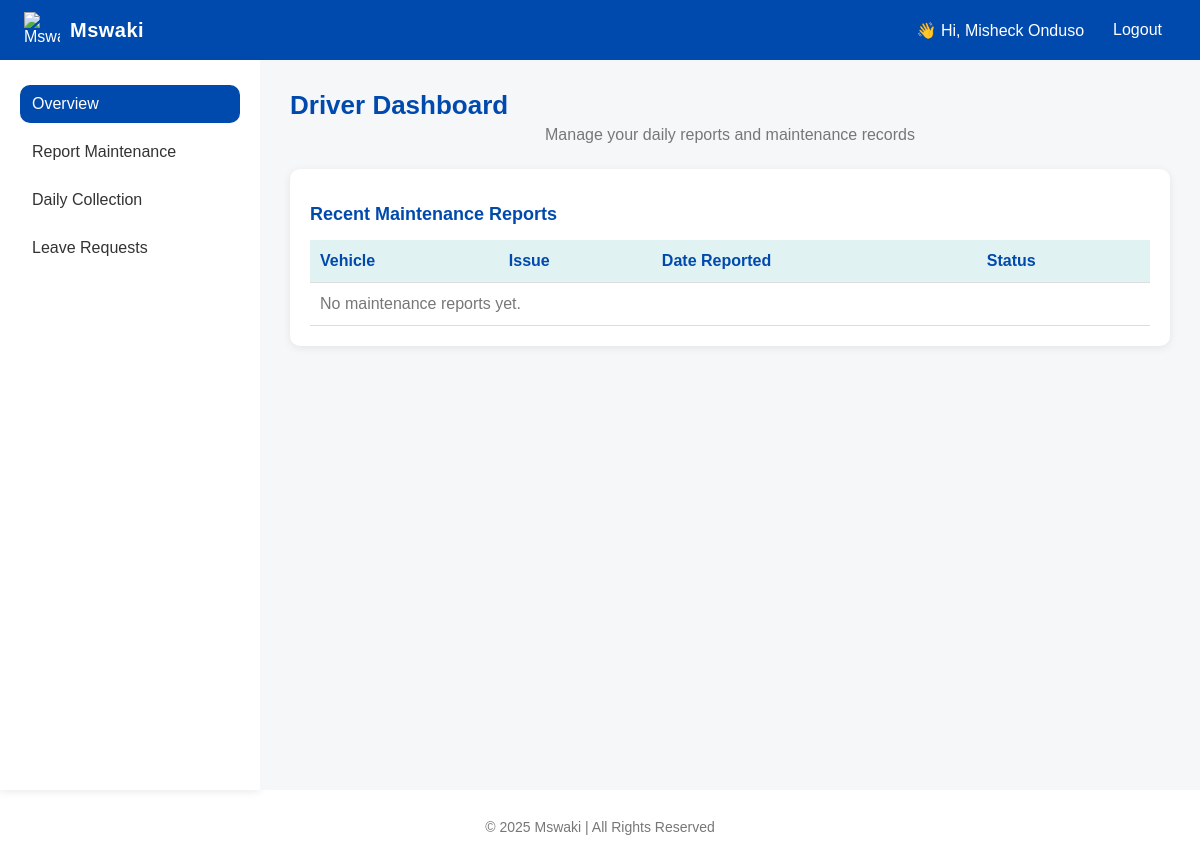
Before: /driver/dashboard (signed in) with the older database file.
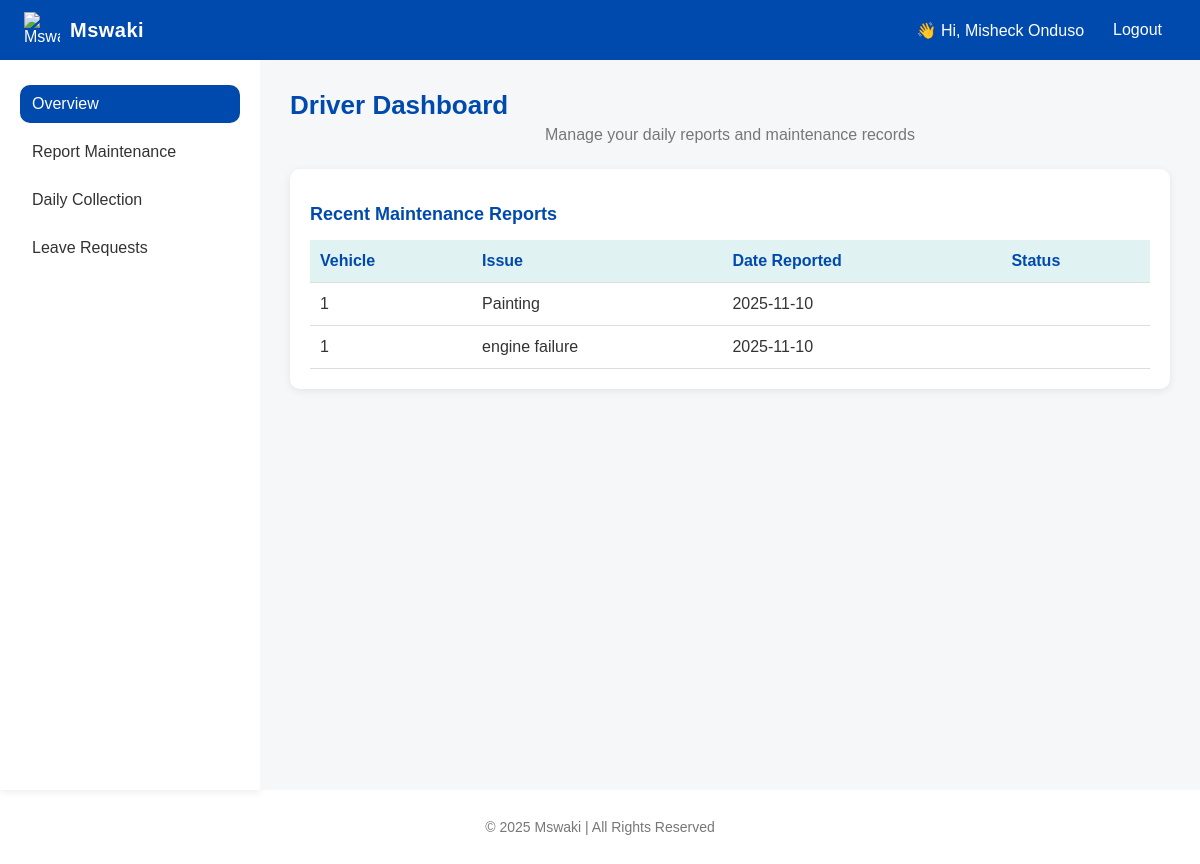
After: the same page with the newer database file.
### mswaki/models.py (models this page shows, shortened)
class Maintenance(db.Model):
    id = db.Column(db.Integer, primary_key=True)
    vehicle_id = db.Column(db.Integer, db.ForeignKey("vehicle.id"), nullable=False)
    vehicle = db.relationship("Vehicle", backref="maintenance_records", lazy=True)
    description = db.Column(db.String(255), nullable=False)
    cost = db.Column(db.Float, default=0.0)
    date_reported = db.Column(db.DateTime, default=datetime.utcnow)

### mswaki/routes.py (the view)
@routes.route("/driver/dashboard")
@login_required(role="driver")
def driver_dashboard():
    driver_id = session.get("user_id")
    vehicles = Vehicle.query.filter_by(driver_id=driver_id).all()
    vehicle_ids = [v.id for v in vehicles]
    maintenance = Maintenance.query.filter(Maintenance.vehicle_id.in_(vehicle_ids))\
        .order_by(Maintenance.date_reported.desc()).limit(10).all()
    return render_template("driver_dashboard.html", maintenance=maintenance, vehicles=vehicles)

### mswaki/__init__.py (called while the page is built)
def create_app():
    app = Flask(__name__)
    app.config['SECRET_KEY'] = 'your-secret-key'  # Change this to an environment variable in production
    base_dir = os.path.abspath(os.path.dirname(__file__))
    db_path = os.path.join(base_dir, '..', 'instance', 'mswaki.db')
    app.config["SQLALCHEMY_DATABASE_URI"] = f"sqlite:///{db_path}"
    app.config["SQLALCHEMY_TRACK_MODIFICATIONS"] = False
    db.init_app(app)
    login_manager.init_app(app)
    login_manager.login_view = 'routes.login'  # Redirect here if user not logged in
    from mswaki.models import User  # Import here to avoid circular import
    @login_manager.user_loader
    def load_user(user_id):
        return User.query.get(int(user_id))
    from mswaki.routes import routes
    app.register_blueprint(routes)
    with app.app_context():
        db.create_all()
    return app

### mswaki/templates/driver_dashboard.html (shortened to what this page needs)
{% extends "base.html" %}
{% block body_role %}driver{% endblock %}
{% block sidebar %}
<nav class="side-nav">
  <a href="{{ url_for('routes.driver_dashboard') }}" class="side-link active">Overview</a>
  <a href="{{url_for('routes.report_maintenance')}}" class="side-link">Report Maintenance</a>
  <a href="{{url_for('routes.driver_daily_collection')}}" class="side-link">Daily Collection</a>
  <a href="{{url_for('routes.driver_leave_requests')}}" class="side-link">Leave Requests</a>
</nav>
{% endblock %}
{% block content %}
<header class="dashboard-header">
  <h1>Driver Dashboard</h1>
  <p class="muted">Manage your daily reports and maintenance records</p>
</header>
<section class="card">
  <h2>Recent Maintenance Reports</h2>
  <table class="table">
    <thead>
      <tr>
        <th>Vehicle</th>
        <th>Issue</th>
        <th>Date Reported</th>
        <th>Status</th>
      </tr>
    </thead>
    <tbody>
      {% for m in maintenance %}
      <tr>
        <td>{{ m.vehicle_id }}</td>
        <td>{{ m.description }}</td>
        <td>{{ m.date_reported.strftime('%Y-%m-%d') }}</td>
        <td>{{ m.status|capitalize }}</td>
      </tr>
      {% else %}
      <tr><td colspan="4" class="muted">No maintenance reports yet.</td></tr>
      {% endfor %}
    </tbody>
  </table>
</section>
{% endblock %}

Changed rows visible on the page:
added Maintenance: vehicle_id "1", description "Painting", date_reported "2025-11-10"
added Maintenance: vehicle_id "1", description "engine failure", date_reported "2025-11-10"
Other visible differences:
text no longer shown: "No maintenance reports yet."
